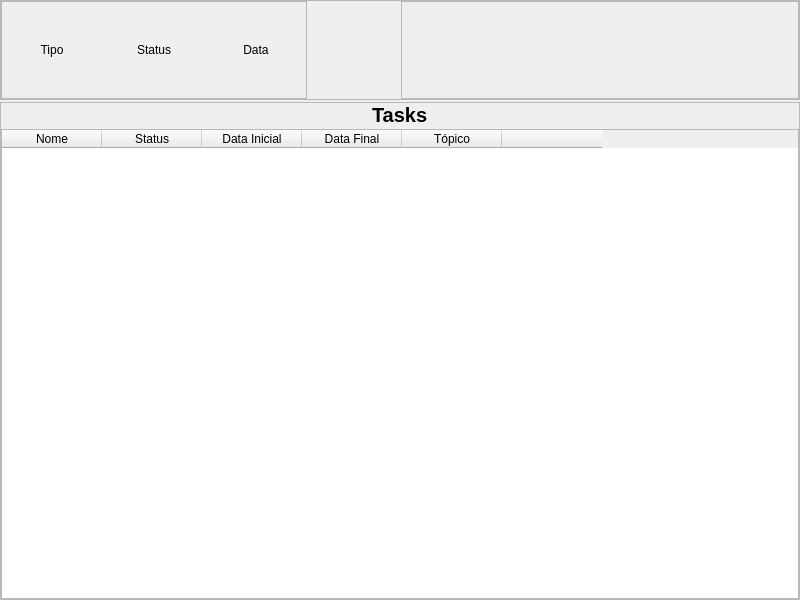
<?xml version="1.0" encoding="UTF-8"?>
<ui version="4.0">
 <class>DailyTaskPage</class>
 <widget class="QWidget" name="DailyTaskPage">
  <property name="geometry">
   <rect>
    <x>0</x>
    <y>0</y>
    <width>800</width>
    <height>600</height>
   </rect>
  </property>
  <property name="windowTitle">
   <string>Widget</string>
  </property>
  <property name="styleSheet">
   <string notr="true"/>
  </property>
  <layout class="QVBoxLayout" name="verticalLayout">
   <property name="spacing">
    <number>2</number>
   </property>
   <property name="leftMargin">
    <number>0</number>
   </property>
   <property name="topMargin">
    <number>0</number>
   </property>
   <property name="rightMargin">
    <number>0</number>
   </property>
   <property name="bottomMargin">
    <number>0</number>
   </property>
   <item>
    <widget class="QFrame" name="frame">
     <property name="minimumSize">
      <size>
       <width>0</width>
       <height>100</height>
      </size>
     </property>
     <property name="frameShape">
      <enum>QFrame::StyledPanel</enum>
     </property>
     <property name="frameShadow">
      <enum>QFrame::Raised</enum>
     </property>
     <layout class="QHBoxLayout" name="horizontalLayout" stretch="0,0">
      <property name="spacing">
       <number>2</number>
      </property>
      <property name="leftMargin">
       <number>0</number>
      </property>
      <property name="topMargin">
       <number>0</number>
      </property>
      <property name="rightMargin">
       <number>0</number>
      </property>
      <property name="bottomMargin">
       <number>0</number>
      </property>
      <item alignment="Qt::AlignLeft">
       <widget class="QFrame" name="frame_3">
        <property name="maximumSize">
         <size>
          <width>450</width>
          <height>16777215</height>
         </size>
        </property>
        <property name="frameShape">
         <enum>QFrame::StyledPanel</enum>
        </property>
        <property name="frameShadow">
         <enum>QFrame::Raised</enum>
        </property>
        <layout class="QHBoxLayout" name="horizontalLayout_2">
         <property name="spacing">
          <number>2</number>
         </property>
         <property name="leftMargin">
          <number>0</number>
         </property>
         <property name="topMargin">
          <number>0</number>
         </property>
         <property name="rightMargin">
          <number>0</number>
         </property>
         <property name="bottomMargin">
          <number>0</number>
         </property>
         <item>
          <widget class="QPushButton" name="btnOrderByType">
           <property name="minimumSize">
            <size>
             <width>100</width>
             <height>40</height>
            </size>
           </property>
           <property name="maximumSize">
            <size>
             <width>150</width>
             <height>16777215</height>
            </size>
           </property>
           <property name="cursor">
            <cursorShape>PointingHandCursor</cursorShape>
           </property>
           <property name="autoFillBackground">
            <bool>false</bool>
           </property>
           <property name="styleSheet">
            <string notr="true">background-repeat: no-repeat; 
border-radius: 20px;
text-align: center;
font-size: 12px;</string>
           </property>
           <property name="text">
            <string>Tipo</string>
           </property>
          </widget>
         </item>
         <item alignment="Qt::AlignLeft">
          <widget class="QPushButton" name="btnOrderByStatus">
           <property name="minimumSize">
            <size>
             <width>100</width>
             <height>40</height>
            </size>
           </property>
           <property name="maximumSize">
            <size>
             <width>150</width>
             <height>16777215</height>
            </size>
           </property>
           <property name="cursor">
            <cursorShape>PointingHandCursor</cursorShape>
           </property>
           <property name="autoFillBackground">
            <bool>false</bool>
           </property>
           <property name="styleSheet">
            <string notr="true">background-repeat: no-repeat; 
border-radius: 20px;
text-align: center;
font-size: 12px;</string>
           </property>
           <property name="text">
            <string>Status</string>
           </property>
          </widget>
         </item>
         <item alignment="Qt::AlignLeft">
          <widget class="QPushButton" name="btnOrderByDate">
           <property name="minimumSize">
            <size>
             <width>100</width>
             <height>40</height>
            </size>
           </property>
           <property name="maximumSize">
            <size>
             <width>150</width>
             <height>16777215</height>
            </size>
           </property>
           <property name="cursor">
            <cursorShape>PointingHandCursor</cursorShape>
           </property>
           <property name="autoFillBackground">
            <bool>false</bool>
           </property>
           <property name="styleSheet">
            <string notr="true">background-repeat: no-repeat; 
border-radius: 20px;
text-align: center;
font-size: 12px;</string>
           </property>
           <property name="text">
            <string>Data</string>
           </property>
          </widget>
         </item>
        </layout>
       </widget>
      </item>
      <item>
       <widget class="QFrame" name="frame_4">
        <property name="minimumSize">
         <size>
          <width>0</width>
          <height>0</height>
         </size>
        </property>
        <property name="frameShape">
         <enum>QFrame::StyledPanel</enum>
        </property>
        <property name="frameShadow">
         <enum>QFrame::Raised</enum>
        </property>
        <layout class="QHBoxLayout" name="horizontalLayout_3">
         <property name="spacing">
          <number>2</number>
         </property>
         <property name="leftMargin">
          <number>0</number>
         </property>
         <property name="topMargin">
          <number>0</number>
         </property>
         <property name="rightMargin">
          <number>0</number>
         </property>
         <property name="bottomMargin">
          <number>0</number>
         </property>
        </layout>
       </widget>
      </item>
     </layout>
    </widget>
   </item>
   <item>
    <widget class="QFrame" name="frame_2">
     <property name="frameShape">
      <enum>QFrame::StyledPanel</enum>
     </property>
     <property name="frameShadow">
      <enum>QFrame::Raised</enum>
     </property>
     <layout class="QVBoxLayout" name="verticalLayout_2">
      <property name="spacing">
       <number>2</number>
      </property>
      <property name="leftMargin">
       <number>0</number>
      </property>
      <property name="topMargin">
       <number>0</number>
      </property>
      <property name="rightMargin">
       <number>0</number>
      </property>
      <property name="bottomMargin">
       <number>0</number>
      </property>
      <item alignment="Qt::AlignHCenter">
       <widget class="QLabel" name="label">
        <property name="styleSheet">
         <string notr="true">font: bold 20px;</string>
        </property>
        <property name="text">
         <string>Tasks</string>
        </property>
       </widget>
      </item>
      <item>
       <widget class="QTableWidget" name="tblTasks">
        <property name="focusPolicy">
         <enum>Qt::NoFocus</enum>
        </property>
        <property name="styleSheet">
         <string notr="true"/>
        </property>
        <property name="selectionMode">
         <enum>QAbstractItemView::NoSelection</enum>
        </property>
        <property name="showGrid">
         <bool>false</bool>
        </property>
        <attribute name="horizontalHeaderHighlightSections">
         <bool>false</bool>
        </attribute>
        <attribute name="verticalHeaderVisible">
         <bool>false</bool>
        </attribute>
        <column>
         <property name="text">
          <string>Nome</string>
         </property>
        </column>
        <column>
         <property name="text">
          <string>Status</string>
         </property>
        </column>
        <column>
         <property name="text">
          <string>Data Inicial</string>
         </property>
        </column>
        <column>
         <property name="text">
          <string>Data Final</string>
         </property>
        </column>
        <column>
         <property name="text">
          <string>Tópico</string>
         </property>
        </column>
        <column>
         <property name="text">
          <string/>
         </property>
        </column>
       </widget>
      </item>
     </layout>
    </widget>
   </item>
  </layout>
 </widget>
 <resources/>
 <connections/>
</ui>
